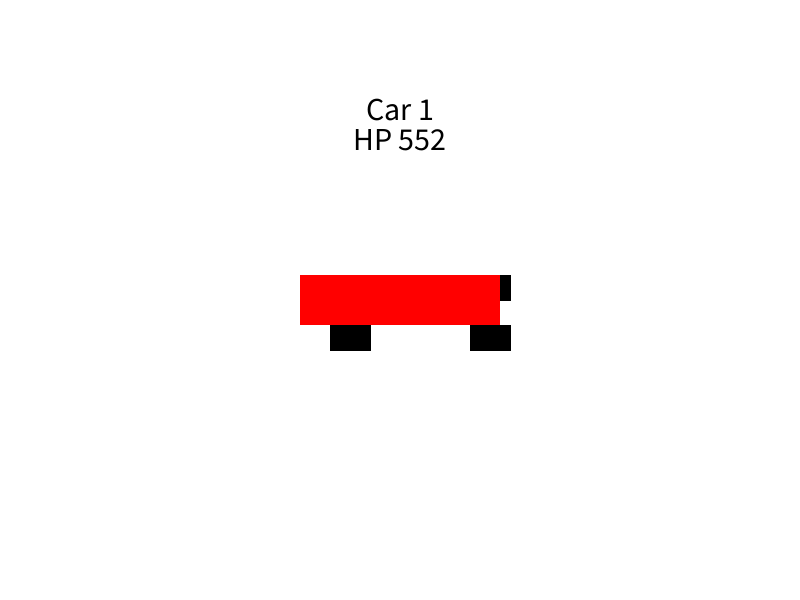
Frame 1 (no input)
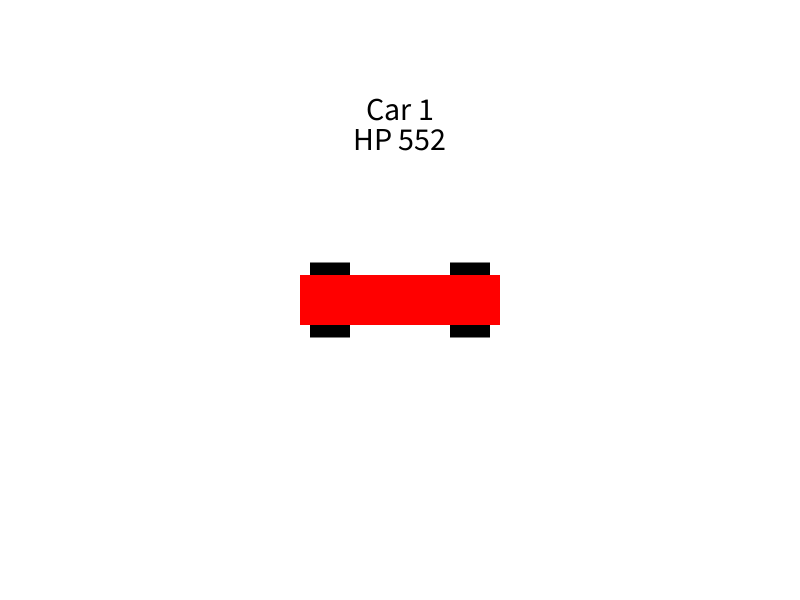
Frame 60 (the mouse pressed at the canvas centre just before this capture)
Frame 120 (the mouse held since frame 60 and released just before this capture): identical to frame 60, image omitted

The Processing sketch that drew these frames (run headless with seeded random() and noise(); from frame 60 on, the mouse is pressed at the canvas centre):

// Processing sketch: createYourCar
// ── createYourCar.pde
int carNumber;
ArrayList<Car> car = new ArrayList<Car>();
Car currentCar;
void setup() {
  size(800, 600);
  carNumber = 0;
  car.add(new Car(color(255, 0, 0), width/2, height/2));
}



void draw() {
  background(255);

  currentCar = car.get(carNumber);
  currentCar.displayCar();


  displayCarData(currentCar);
}

void keyPressed() {
  if (key == CODED) {
    if (keyCode == RIGHT) {
      carNumber++;
      car.add(new Car(color(random(255), random(255), random(255)), width/2, height/2));
    } else if (keyCode == LEFT && carNumber != 0) {
      carNumber--;
    }
  } else {
    currentCar.moveCar(key);
  }
}

void displayCarData(Car showCar_) {
  textSize(32);
  fill(0);
  textAlign(CENTER);
  text("Car " + (carNumber+1), width/2, height/5);
  text("HP " + showCar_.horsePower(), width/2, height/4);
}

// ── car.pde
class Car {
  color carColor;
  int posX, posY;
  int horsePower = (int) random(100, 800);
  float rotateAngle = 0;
  Car(color carColor_, int posX_, int posY_) {
    carColor = carColor_;
    posX = posX_-(width/2);
    posY = posY_-(height/2);
  }

  void displayCar() {
    pushMatrix();
    translate(width/2, height/2);
    rotate(rotateAngle);
    carWheels();
    carBody();
    popMatrix();
  }

  void carBody() {
    // Car body 
    rectMode(CENTER);
    fill(carColor);
    noStroke();
    rect(posX, posY, 200, 50);
  }

  void carWheels() {
    fill(0);
    for (int i = -70; i <= 70; i += 140) {
      rect(posX-i, posY+25, 40, 25);
      rect(posX+i, posY-25, 40, 25);
    }
  }

  int horsePower() {
    return horsePower;
  }

  void moveCar(char key_) {
    switch(key_) {
    case 'w':
      posX += 5;
      break;
    case 'a':
      rotateAngle -=0.1;
      break;
    case 's':
      posX -= 5;
      break;
    case 'd':
      rotateAngle +=0.1;
      break;
    default: 
      println("OK");
      break;
    }
  }
}
